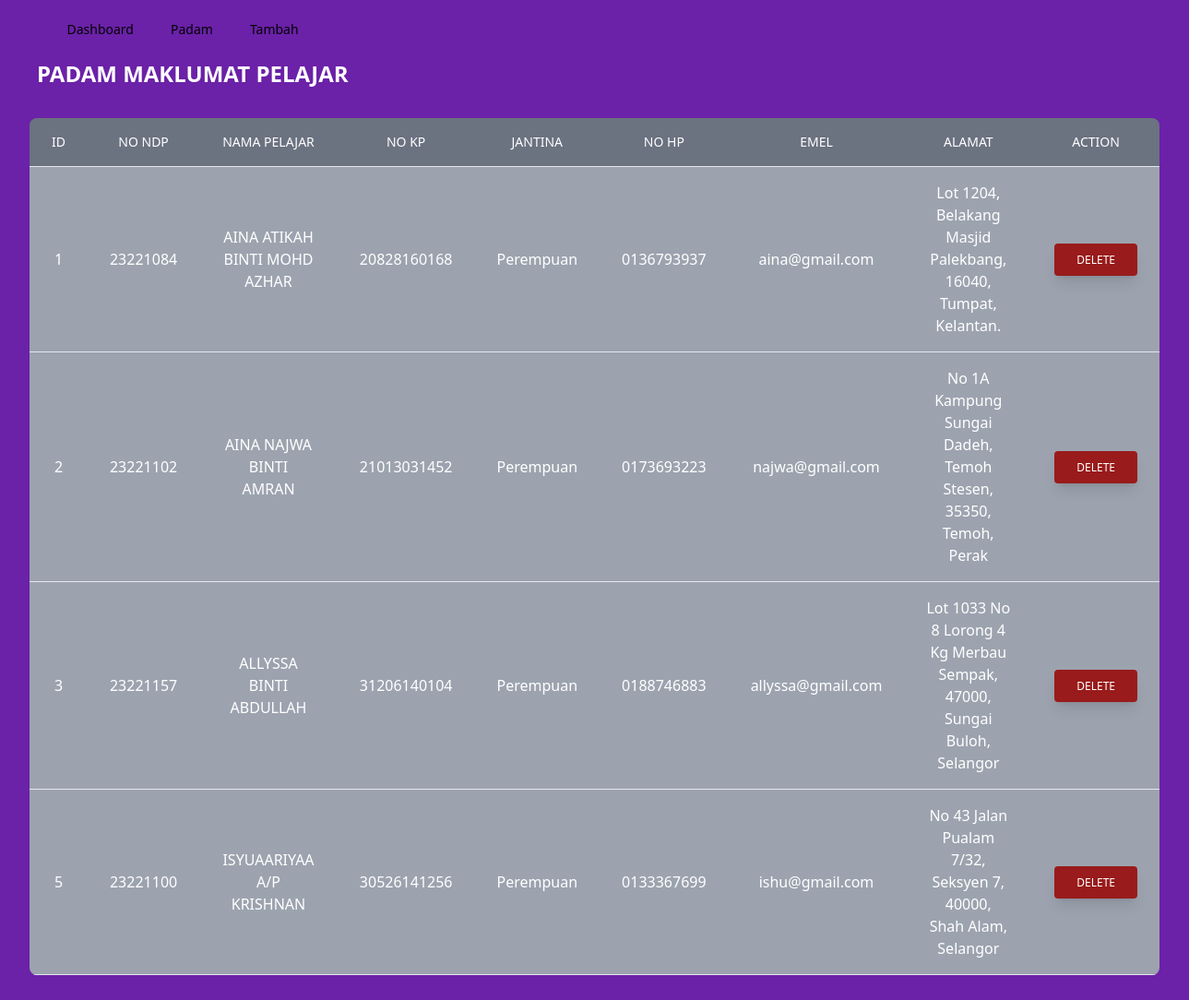
The page /padampelajar.php on the database its author committed.
### tables this page shows
CREATE TABLE `info_pelajar` (
  `id` int(3) NOT NULL,
  `no_ndp` int(9) NOT NULL,
  `nama_pelajar` varchar(50) NOT NULL,
  `no_kp` varchar(50) NOT NULL,
  `jantina` varchar(50) NOT NULL,
  `no_hp` varchar(50) NOT NULL
);

CREATE TABLE `contact_pelajar` (
  `no_ndp` int(9) NOT NULL,
  `emel` varchar(300) NOT NULL,
  `alamat` varchar(500) NOT NULL
);

### padampelajar.php (the view)
<?php include "COMPONENT/header.php" ?>
<h3 class="text-2xl font-bold px-10 text-white">PADAM MAKLUMAT PELAJAR</h3>
<div class="px-8 pb-6 mt-4 flex flex-col ">
  <div class=" sm:-mx-6 lg:-mx-8">
    <div class="py-4 inline-block min-w-full sm:px-6 lg:px-8">
      <div class="overflow-hidden rounded-lg">
        <table class="min-w-full text-center">
          <thead class="border-b bg-gray-500">
            <tr>
              <th scope="col" class="text-sm font-medium text-white px-6 py-4">
                ID
              </th>
              <th scope="col" class="text-sm font-medium text-white px-6 py-4">
              NO NDP
              </th>
              <th scope="col" class="text-sm font-medium text-white px-6 py-4">
                NAMA PELAJAR
              </th>
              <th scope="col" class="text-sm font-medium text-white px-6 py-4">
                NO KP
              </th>
              <th scope="col" class="text-sm font-medium text-white px-6 py-4">
                JANTINA
              </th>
              <th scope="col" class="text-sm font-medium text-white px-6 py-4">
                NO HP
              </th>
              <th scope="col" class="text-sm font-medium text-white px-6 py-4">
                EMEL
              </th>
              <th scope="col" class="text-sm font-medium text-white px-6 py-4">
                ALAMAT
              </th>
              <th scope="col" class="text-sm font-medium text-white px-6 py-4">
                ACTION
              </th>
            </tr>
          </thead class="border-b">
          <tbody>
            <?php
            $data1 = mysqli_query($con, "SELECT * FROM info_pelajar");
            while ($info = mysqli_fetch_array($data1)) { ?>
                  <tr class="bg-gray-400 border-b">
              <td class="text-base text-white font-medium px-6 py-4 whitespace-nowrap">
                <?php echo $info["id"];?>
              </td>
              <td class="text-base text-white font-medium px-6 py-4 whitespace-nowrap">
                <?php echo $info["no_ndp"]; $ndp = $info["no_ndp"]?>
              </td>
              <td class="text-base text-white font-medium px-6 py-4 whitespace-normal">
              <?php echo $info["nama_pelajar"]; ?>
              </td>
              <td class="text-base text-white font-medium px-6 py-4 whitespace-nowrap">
              <?php echo $info["no_kp"]; ?>
              </td>
              <td class="text-base text-white font-medium px-6 py-4 whitespace-nowrap">
                <?php echo $info["jantina"]; ?>
              </td>
              <td class="text-base text-white font-medium px-6 py-4 whitespace-nowrap">
                <?php echo $info["no_hp"]; ?>
              </td>
            <?php
            $data2 = mysqli_query($con, "SELECT * FROM contact_pelajar WHERE no_ndp='$ndp'");
            while ($info2 = mysqli_fetch_array($data2)) { ?>
              <td class="text-base text-white font-medium px-6 py-4 whitespace-nowrap">
                <?php echo $info2["emel"]; ?>
              </td>
              <td class="text-base text-white font-medium px-6 py-4 whitespace-normal">
                <?php echo $info2["alamat"]; ?>
              </td>
              <td class="text-base text-white font-medium px-6 py-4 whitespace-nowrap">
              <div class="flex space-x-2 justify-center">
                <button type="button" class="inline-block px-6 py-2.5 bg-red-800 text-white font-medium text-xs leading-tight uppercase rounded shadow-lg hover:bg-red-700 hover:shadow-lg focus:bg-red-700 focus:shadow-lg focus:outline-none focus:ring-0 active:bg-red-800 active:shadow-lg transition duration-150 ease-in-out"><a href="COMPONENT/padam.php?delete_id=<?php echo $info["id"]; ?>">delete</a></button>
              </div>
            </td>
            </tr>
            <?php } }?>
          </tbody>
        </table>
      </div>
    </div>
  </div>
</div>
<?php include "COMPONENT/footer.php" ?>

### rows shown on the page
info_pelajar: id "1", no_ndp "23221084", nama_pelajar "AINA ATIKAH BINTI MOHD AZHAR", no_kp "20828160168", jantina "Perempuan", no_hp "0136793937"
contact_pelajar: emel "aina@gmail.com", alamat "Lot 1204, Belakang Masjid Palekbang, 16040, Tumpat, Kelantan."
info_pelajar: id "2", no_ndp "23221102", nama_pelajar "AINA NAJWA BINTI AMRAN", no_kp "21013031452", jantina "Perempuan", no_hp "0173693223"
contact_pelajar: emel "najwa@gmail.com", alamat "No 1A Kampung Sungai Dadeh, Temoh Stesen, 35350, Temoh, Perak"
info_pelajar: id "3", no_ndp "23221157", nama_pelajar "ALLYSSA BINTI ABDULLAH", no_kp "31206140104", jantina "Perempuan", no_hp "0188746883"
contact_pelajar: emel "allyssa@gmail.com", alamat "Lot 1033 No 8 Lorong 4 Kg Merbau Sempak, 47000, Sungai Buloh, Selangor"
info_pelajar: id "5", no_ndp "23221100", nama_pelajar "ISYUAARIYAA A/P KRISHNAN", no_kp "30526141256", jantina "Perempuan", no_hp "0133367699"
contact_pelajar: emel "ishu@gmail.com", alamat "No 43 Jalan Pualam 7/32, Seksyen 7, 40000, Shah Alam, Selangor"
